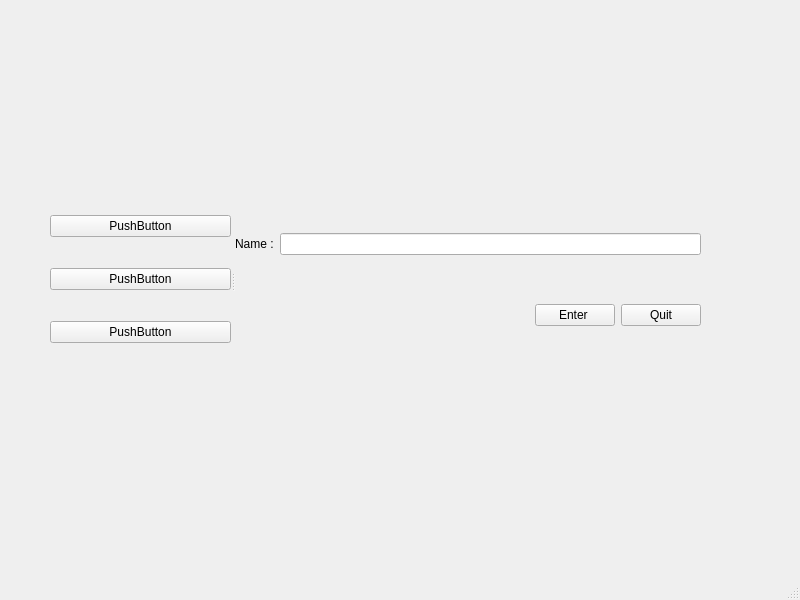
<?xml version="1.0" encoding="UTF-8"?>
<ui version="4.0">
 <class>MainWindow</class>
 <widget class="QMainWindow" name="MainWindow">
  <property name="geometry">
   <rect>
    <x>0</x>
    <y>0</y>
    <width>800</width>
    <height>600</height>
   </rect>
  </property>
  <property name="windowTitle">
   <string>MainWindow</string>
  </property>
  <widget class="QWidget" name="centralwidget">
   <widget class="QSplitter" name="splitter">
    <property name="geometry">
     <rect>
      <x>50</x>
      <y>190</y>
      <width>651</width>
      <height>181</height>
     </rect>
    </property>
    <property name="orientation">
     <enum>Qt::Horizontal</enum>
    </property>
    <widget class="QWidget" name="">
     <layout class="QVBoxLayout" name="verticalLayout_2">
      <item>
       <widget class="QPushButton" name="pushButton_4">
        <property name="text">
         <string>PushButton</string>
        </property>
       </widget>
      </item>
      <item>
       <widget class="QPushButton" name="pushButton_5">
        <property name="text">
         <string>PushButton</string>
        </property>
       </widget>
      </item>
      <item>
       <widget class="QPushButton" name="pushButton_3">
        <property name="text">
         <string>PushButton</string>
        </property>
       </widget>
      </item>
     </layout>
    </widget>
    <widget class="QWidget" name="">
     <layout class="QVBoxLayout" name="verticalLayout">
      <item>
       <layout class="QHBoxLayout" name="horizontalLayout">
        <item>
         <widget class="QLabel" name="label">
          <property name="text">
           <string>Name :</string>
          </property>
          <property name="buddy">
           <cstring>lineEdit</cstring>
          </property>
         </widget>
        </item>
        <item>
         <widget class="QLineEdit" name="lineEdit"/>
        </item>
       </layout>
      </item>
      <item>
       <layout class="QHBoxLayout" name="horizontalLayout_2">
        <item>
         <spacer name="horizontalSpacer">
          <property name="orientation">
           <enum>Qt::Horizontal</enum>
          </property>
          <property name="sizeType">
           <enum>QSizePolicy::Expanding</enum>
          </property>
          <property name="sizeHint" stdset="0">
           <size>
            <width>40</width>
            <height>20</height>
           </size>
          </property>
         </spacer>
        </item>
        <item>
         <widget class="QPushButton" name="pushButton">
          <property name="text">
           <string>Enter </string>
          </property>
         </widget>
        </item>
        <item>
         <widget class="QPushButton" name="pushButton_2">
          <property name="text">
           <string>Quit</string>
          </property>
         </widget>
        </item>
       </layout>
      </item>
     </layout>
    </widget>
   </widget>
  </widget>
  <widget class="QStatusBar" name="statusbar"/>
 </widget>
 <tabstops>
  <tabstop>lineEdit</tabstop>
  <tabstop>pushButton_3</tabstop>
  <tabstop>pushButton_2</tabstop>
  <tabstop>pushButton</tabstop>
  <tabstop>pushButton_4</tabstop>
  <tabstop>pushButton_5</tabstop>
 </tabstops>
 <resources/>
 <connections/>
</ui>
